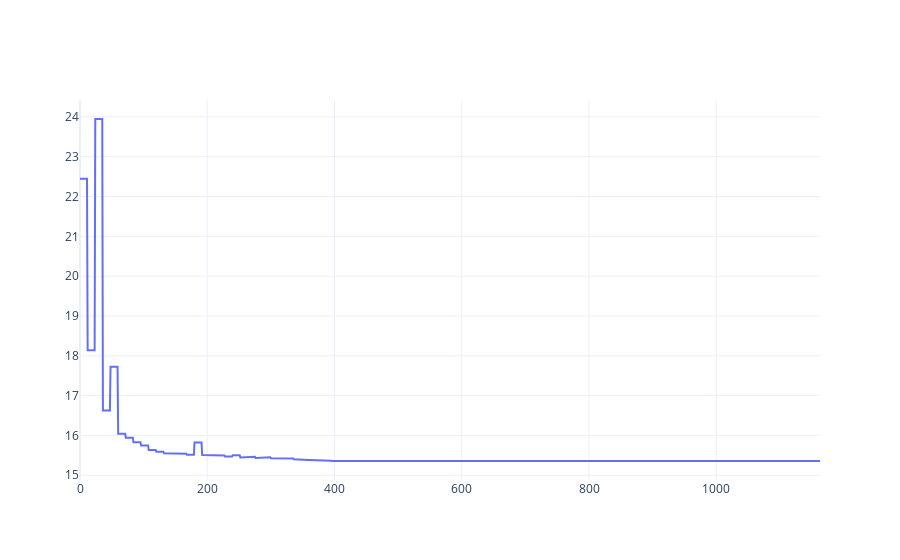

Here is the notebook cell this chart was saved with:
### Code cell
mat = np.array(
  [
    [0, 1, 1, 1, 1],
    [1, 0, 0, 0, 0],
    [1, 0, 0, 0, 0],
    [1, 0, 0, 0, 0],
    [1, 0, 0, 0, 0],
  ]
)
lsm = LSM()
sol = lsm.compute_lsm(X=mat)
# sol = lsm.compute_lsm(X=monks.values)

fig = go.Figure()
fig.add_trace(
  go.Scatter(y=lsm.track_negloklik, mode="lines", name="Negative log-likelihood")
)

### Figure 1 — Plotly figure (JSON) as saved in the notebook; plotly's stock layout.template omitted (floating-point values rounded to 4 significant figures; data arrays with more than 128 entries replaced by an {"elided": "..."} marker saying what was removed)
{"data": [{"mode": "lines", "name": "Negative log-likelihood", "type": "scatter", "y": {"elided": "1164 float values"}}], "layout": {}}
